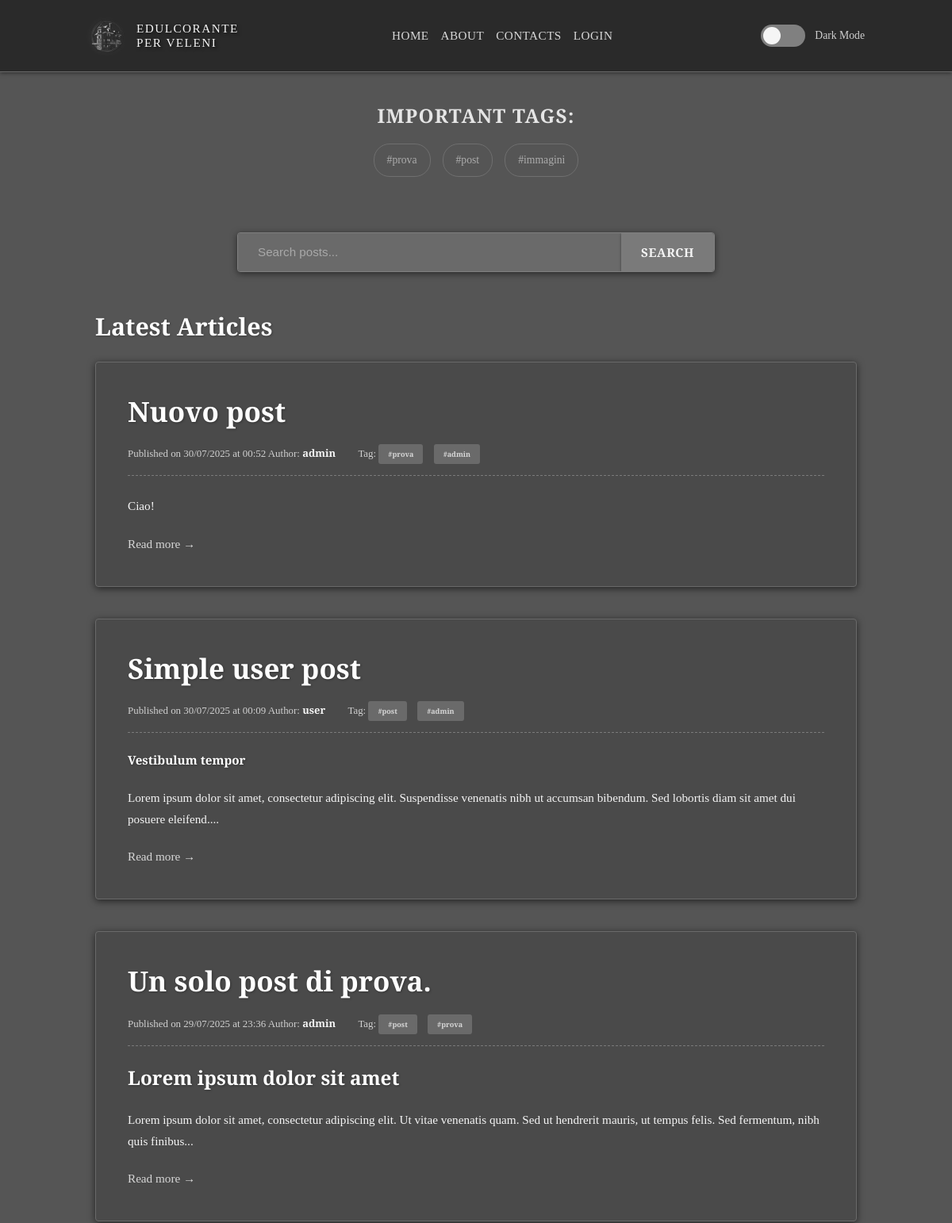
The page /index (upper part) on the database as committed earlier.
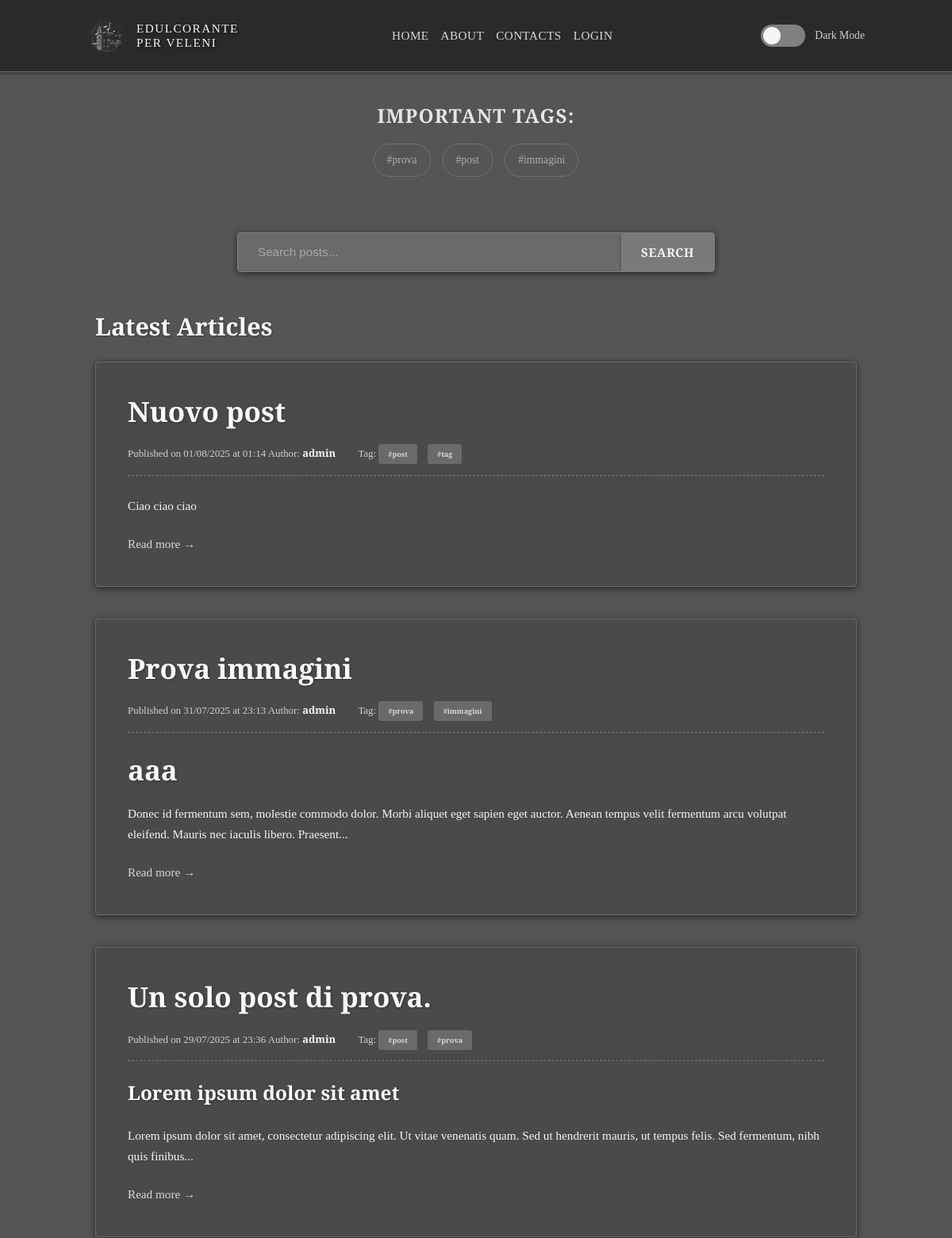
The same page on the database as committed later.
### app.py (models this page shows, shortened)
class Post(db.Model):
    id = db.Column(db.Integer, primary_key=True)
    title = db.Column(db.String(200), nullable=False)
    content = db.Column(db.Text, nullable=False)
    creation_date = db.Column(db.DateTime, default=datetime.now())
    user_id = db.Column(db.Integer, db.ForeignKey('user.id'), nullable=False)
    image_file = db.Column(db.String(28), nullable=True, default=None)
    tags = db.relationship('Tag', secondary=post_tags, backref=db.backref('posts', lazy='dynamic'))

class User(db.Model, UserMixin):
    id = db.Column(db.Integer, primary_key=True)
    is_admin = db.Column(db.Boolean, default=False)
    is_banned = db.Column(db.Boolean, default=False, nullable=False)
    username = db.Column(db.String(28), unique=True, nullable=False)
    email = db.Column(db.String(120), unique=True, nullable=False)
    password_hash = db.Column(db.String(128), nullable=False)
    profile_picture = db.Column(db.String(50), nullable=False, default='default.png')
    role = db.Column(db.String(20), default="contributor", nullable=False)
    bio = db.Column(db.Text, nullable=True)
    link = db.Column(db.String(255), nullable=True)
    post = db.relationship('Post', backref='author', lazy='dynamic')

class Tag(db.Model):
    id = db.Column(db.Integer, primary_key=True)
    tag_name = db.Column(db.String(28), nullable=False, unique=True)

### app.py (the view)
@app.route('/')
@app.route('/index')
def index():
    page = request.args.get('page', 1, type=int)
    search_query = request.args.get('q', type=str)
    if search_query:
        posts = Post.query.filter(
            (Post.title.ilike(f'%{search_query}%')) |
            (Post.content.ilike(f'%{search_query}%'))
        ).order_by(Post.creation_date.desc()).paginate(page=page, per_page=5)
        return render_template('index.html', posts=posts, search_query=search_query)
    else:
        posts = Post.query.order_by(Post.creation_date.desc()).paginate(page=page, per_page=5)
        return render_template('index.html', posts=posts, search_query="")

### templates/index.html (shortened to what this page needs)
{% extends "base.html" %}
{% block content %}
 <div class="important-tags-section">
        <h2>Important Tags:</h2>
        <div class="tags-list">
            <a href="{{ url_for('posts_by_tags', tag_name='prova') }}">#prova</a>
            <a href="{{ url_for('posts_by_tags', tag_name='post') }}">#post</a>
            <a href="{{ url_for('posts_by_tags', tag_name='immagini') }}">#immagini</a>
        </div>
    </div>
<div class="container">
    <div class="search-bar-container">
        <form method="GET" action="{{ url_for('index') }}" class="search-form">
            <input type="text" name="q" placeholder="Search posts..." value="{{ search_query }}" class="search-input">
            <button type="submit" class="btn search-button">Search</button>
        </form>
    </div>
    <h2>
        {% if search_query %}
        Search Results for "{{ search_query }}" ({{ posts.total }} posts found)
        {% else %}
        Latest Articles
        {% endif %}
    </h2>
    {% for post in posts.items %}
    <article class="blog-post">
        <h2><a href="{{ url_for('view_post', post_id=post.id)}}">{{ post.title }}</a></h2>
        <p class="meta">
            Published on {{ post.creation_date.strftime('%d/%m/%Y at %H:%M') }} Author:
            <a href="{{ url_for('user_profile', username=post.author.username) }}">{{ post.author.username }}</a>
            {% if post.tags %}
            <span class="tags">
                Tag:
                {% for tag in post.tags %}
                <a href="{{ url_for('posts_by_tags', tag_name=tag.tag_name) }}">#{{ tag.tag_name }}</a>
                {% endfor %}
            </span>
            {% endif %}
        </p>
        <p>{{ post.content | truncate(200) | safe }}</p>
        <a href="{{ url_for('view_post', post_id=post.id)}}" class="read-more">Read more &rarr;</a>
    </article>
    {% else %}
    <p>No post available.</p>
    {% endfor %}
    {% endblock %}

### templates/base.html (shortened to what this page needs)
<!DOCTYPE html>
<html lang="en">
<head>
    <link rel="stylesheet" href="{{ url_for('static', filename='css/noir.css') }}">
</head>
<body>
    <header class="navbar">
        <nav>
            <div class="container">
                <div class="nav-logo-item">
                    <a href="{{ url_for('index') }}" class="brand-logo"
                        style="display: flex; align-items: center; text-decoration: none; color: #f5f5f5;">
                        <img src="{{ url_for('static', filename='images/edulcorante-transparent.png') }}"
                            alt="Noir Logo" class="logo-image"
                            style="height: 50px; width: auto; margin-right: 12px; filter: drop-shadow(0 0 4px rgba(255, 255, 255, 0.08));">
                        <span class="site-name" style="font-family: 'Playfair Display', serif; font-size: 1em; color: #f5f5f5; text-shadow: 2px 2px 4px rgba(0, 0, 0, 0.7); letter-spacing: 1.5px;
                                text-transform: uppercase;">
                            Edulcorante per Veleni</span>
                    </a>
                </div>
                <ul class="nav-items">
                    <li><a href="{{ url_for('index') }}">Home</a></li>
                    <li><a href="{{ url_for('about') }}">About</a></li>
                    <li><a href="{{ url_for('contact') }}">Contacts</a></li>
                    {% if current_user.is_authenticated %}
                    <li><a href="{{ url_for('dashboard') }}">Dashboard</a></li>
                    <li><a href="{{ url_for('logout') }}">Logout</a></li>
                    {% else %}
                    <li><a href="{{ url_for('login') }}">Login</a></li>
                    {% endif %}
                </ul>
                <div class="theme-switch-wrapper">
                    <label class="theme-switch" for="checkbox">
                        <div class="slider round"></div>
                    </label>
                    <span class="theme-text">Dark Mode</span>
                </div>
            </div>
        </nav>
    </header>
    <div class="container">
        {% block content %} {% endblock %}
</body>
</html>

Rows that differ between the two databases and show on the page:
removed Tag: tag_name "admin"
removed Post: title "Simple user post", creation_date "30/07/2025 at 00:09", author.username "user", content "Vestibulum tempor Lorem ipsum dolor sit amet, consectetur adipiscing elit. Suspendisse venenatis nibh ut accumsan bibendum. Sed lobortis diam sit amet dui posuere eleifend....", Tag (tag_name "post")
changed Post "Nuovo post": creation_date "30/07/2025 at 00:52" → "01/08/2025 at 01:14"; gains Tag (tag_name "post"); content "Ciao!" → "Ciao ciao ciao"; loses Tag (tag_name "prova")
added Tag: tag_name "tag", shown under Post "Nuovo post"
added Post: title "Prova immagini", creation_date "31/07/2025 at 23:13", author.username "admin", content "aaa Donec id fermentum sem, molestie commodo dolor. Morbi aliquet eget sapien eget auctor. Aenean tempus velit fermentum arcu volutpat eleifend. Mauris nec iaculis libero. Praesent...", Tag (tag_name "prova")
added Tag: tag_name "immagini", shown under Post "Prova immagini"
